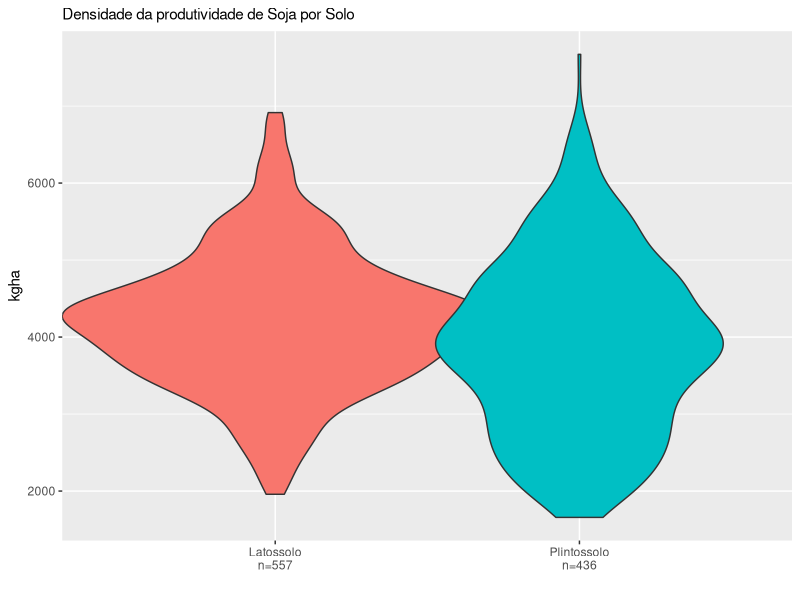
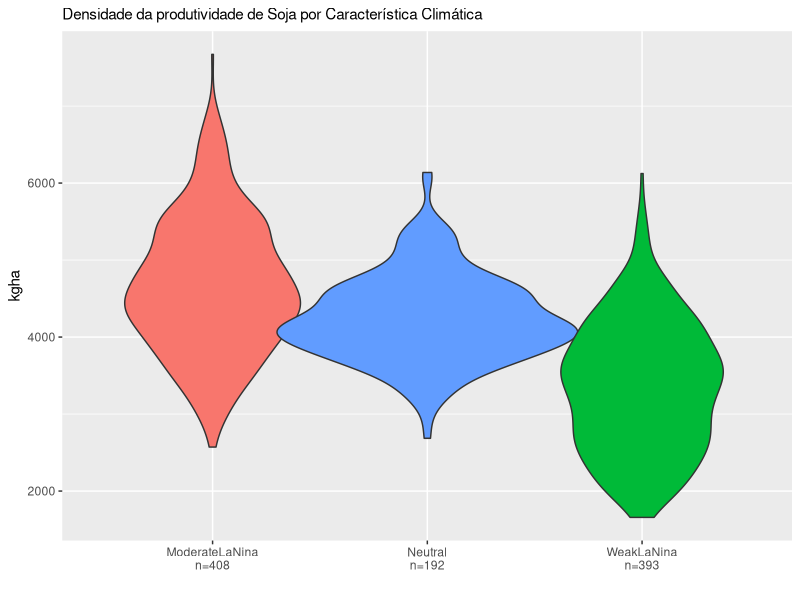

Generate these figures, in order, with R: (Note: this script raises an error after producing the figures.)

rm(list = ls())


# Libraries ---------------------------------------------------------------

library(tidyverse)



# Data Loading ------------------------------------------------------------

soybean_data <- read.csv(file = "Input/soybean_data-v3.csv")

# transforming character variables into categorical ones
# transformando variáveis texto em categóricas
soybean_data <- soybean_data |>
  mutate(kghaCluster = factor(x = kghaCluster,levels = c("Low","Middle","High")),
         RH2M_phase3 = factor(x = RH2M_phase3,levels = c("Low","Middle","High")),
         RH2M_phase2 = factor(x = RH2M_phase2,levels = c("Low","Middle","High")),
         RH2M_phase1 = factor(x = RH2M_phase1,levels = c("Low","Middle","High")),
         T2M_MAX_phase3 = factor(x = T2M_MAX_phase3,levels = c("Low","Middle","High")),
         T2M_phase3 = factor(x = T2M_phase3,levels = c("Low","Middle","High")),
         T2M_MIN_phase3 = factor(x = T2M_MIN_phase3,levels = c("Low","Middle","High")),
         T2M_MIN_phase1 = factor(x = T2M_MIN_phase1,levels = c("Low","Middle","High")),
         T2MDEW_phase2 = factor(x = T2MDEW_phase2,levels = c("Low","Middle","High")),
         T2MDEW_phase3 = factor(x = T2MDEW_phase3,levels = c("Low","Middle","High")),
         WS2M_phase3 = factor(x = WS2M_phase3,levels = c("Low","Middle","High")),
         WS2M_phase1 = factor(x = WS2M_phase1,levels = c("Low","Middle","High")),
         RADIATION_phase3 = factor(x = RADIATION_phase3,levels = c("Low","Middle","High")),
         RADIATION_phase2 = factor(x = RADIATION_phase2,levels = c("Low","Middle","High")),
         RADIATION_phase1 = factor(x = RADIATION_phase1,levels = c("Low","Middle","High")),
         PRECTOT_phase3 = factor(x = PRECTOT_phase3,levels = c("Low","Middle","High")),
         PRECTOT_phase2 = factor(x = PRECTOT_phase2,levels = c("Low","Middle","High")),
         PRECTOT_phase1 = factor(x = PRECTOT_phase1,levels = c("Low","Middle","High")),
         T2M_MAX_phase2 = factor(x = T2M_MAX_phase2,levels = c("Low","High")),
         T2M_MAX_phase1 = factor(x = T2M_MAX_phase1,levels = c("Low","High")),
         T2M_phase2 = factor(x = T2M_phase2,levels = c("Low","High")),
         T2M_phase1 = factor(x = T2M_phase1,levels = c("Low","High")),
         T2M_MIN_phase2 = factor(x = T2M_MIN_phase2,levels = c("Low","High")),
         T2MDEW_phase1 = factor(x = T2MDEW_phase1,levels = c("Low","High")),
         WS2M_phase2 = factor(x = WS2M_phase2,levels = c("Low","High")),
         Solo = as.factor(Solo), Cultivar = as.factor(Cultivar), 
         Caracteristica = as.factor(Caracteristica), 
         Cycle3 = factor(x = Cycle3, levels = c("Precoce","Medio","Tardio")),
         Cycle4 = factor(x=Cycle4, levels=c("Super Precoce","Precoce","Medio","Tardio")),
         Clima = factor(x=Clima, levels=c("ModerateLaNina","WeakLaNina","Neutral")) )

# creating data frame with only categorical covariates
dados_soja <- soybean_data |>
  dplyr::select(ID, kgha, kghaCluster, Solo, Cycle3, Cycle4, Caracteristica, Clima, Cultivar,
                RH2M_phase3, RH2M_phase2, RH2M_phase1, T2M_MAX_phase3, T2M_MAX_phase2, T2M_MAX_phase1,
                T2M_phase3, T2M_phase2, T2M_phase1, T2M_MIN_phase3, T2M_MIN_phase2, T2M_MIN_phase1,
                T2MDEW_phase2, T2MDEW_phase1, T2MDEW_phase3, WS2M_phase3, WS2M_phase2, WS2M_phase1,
                RADIATION_phase3, RADIATION_phase2, RADIATION_phase1,
                PRECTOT_phase3, PRECTOT_phase2, PRECTOT_phase1)
#write.csv(x = dados_soja, file = "dados_soja.csv")


# separando o conjunto de dados em treino e teste
set.seed(123)
trainId <- sample(x = 1:nrow(dados_soja), size = nrow(dados_soja)*0.7)

train.dt <- dados_soja |>
  slice(trainId) 

test.dt <- dados_soja |>
  slice(-trainId) 


# Descriptive Analysis ----------------------------------------------------

attach(soybean_data)

##### Densidade por tipo de SOLO
sample_size = soybean_data %>% group_by(Solo) %>% summarize(num=n())

soybean_data %>%
  left_join(sample_size) %>%
  mutate(myaxis = paste0(Solo, "\n", "n=", num)) %>%
  ggplot(aes(x=myaxis, y=kgha)) +
  geom_violin(width=1.4, aes(fill = Solo)) +
  theme(
    legend.position="none",
    plot.title = element_text(size=11)
  ) +
  ggtitle("Densidade da produtividade de Soja por Solo") +
  xlab("")


##### Densidade por CLIMA
sample_size = soybean_data %>% group_by(Clima) %>% summarize(num=n())

soybean_data %>%
  left_join(sample_size) %>%
  mutate(myaxis = paste0(Clima, "\n", "n=", num)) %>%
  ggplot(aes(x=myaxis, y=kgha, fill=Clima)) +
  geom_violin(width=1.4) +
  theme(
    legend.position="none",
    plot.title = element_text(size=11)
  ) +
  ggtitle("Densidade da produtividade de Soja por Característica Climática") +
  xlab("")


##### Densidade por CICLO
sample_size = soybean_data %>% group_by(Ciclo4) %>% summarize(num=n())

soybean_data %>%
  left_join(sample_size) %>%
  mutate(myaxis = paste0(Ciclo4, "\n", "n=", num)) %>%
  ggplot(aes(x=myaxis, y=kgha, fill=Ciclo4)) +
  geom_violin(width=1.4) +
  theme(
    legend.position="none",
    plot.title = element_text(size=11)
  ) +
  ggtitle("Densidade da produtividade de Soja por Característica Climática") +
  xlab("")


##### Densidade por CICLO e CLIMA
sample_size = soybean_data %>% group_by(Ciclo4, Clima) %>% summarize(num=n())

soybean_data %>%
  left_join(sample_size) %>%
  mutate(myaxis = paste0(Ciclo4, "\n", Clima, "\n", "n=", num)) %>%
  ggplot(aes(x=myaxis, y=kgha)) +
  geom_violin(width=1.4, aes(fill = Solo)) +
  # scale_fill_viridis(discrete = TRUE) +
  # theme_ipsum() +
  theme(
    legend.position="none",
    plot.title = element_text(size=11)
  ) +
  ggtitle("Densidade da produtividade de Soja por Ano e Solo") +
  xlab("")


##### perfil médio dos tipos Solos
ggplot(data = soybean_data, mapping = aes(x = Ano, y = kgha)) +
  stat_summary(aes(colour = Solo), fun = "mean", geom = "line") + 
  theme_light()


##### perfil médio do Ciclo de Colheita
ggplot(data = soybean_data, mapping = aes(x = Ano, y = kgha)) +
  stat_summary(aes(colour = Ciclo4), fun = "mean", geom = "line") + 
  theme_light()


# boxplot dos 95 níveis de Cultivar
ggplot(soybean_data, aes(x = Cultivar, y = kgha)) + 
  geom_boxplot() + theme_light() + theme(axis.text.x = element_blank())


# gráfico em painéis por Solo e Ciclo
ggplot(soybean_data, aes(x = Caracteristica, y = kgha)) + 
  geom_boxplot() + facet_grid(Solo~Ciclo4) +
  theme_light()


# coeficiente de variacao por experimento
cv = soybean_data |> group_by(id) |> summarise(cv(kgha))



